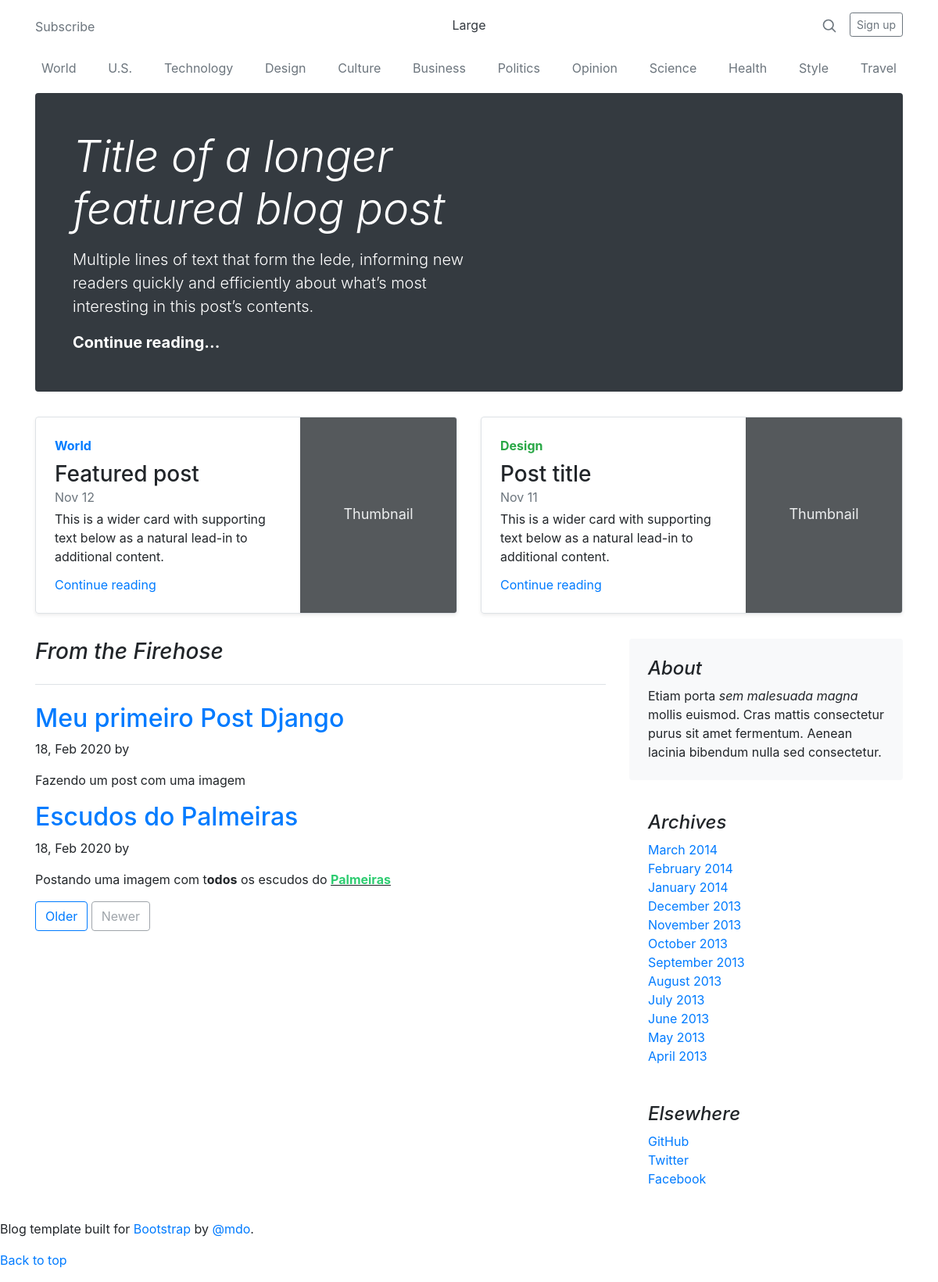
The page / on the database its author committed.
### blog/models.py (models this page shows, shortened)
class Post(models.Model):
    tituloPost = models.CharField(max_length=255)
    resumo = RichTextField()
    conteudo = RichTextUploadingField()
    autor = models.ForeignKey(User, on_delete=models.PROTECT)
    data_criacao = models.DateTimeField(auto_now_add=True)

### blog/views.py (the view)
# urls.py: 2. Add a URL to urlpatterns:  path('', views.home, name='home')
def home(request):
    posts = Post.objects.all
    return render(request, 'home.html', {'posts': posts})

### templates/home.html
{% extends 'layout.html' %}
{% block sub_header %}
<div class="jumbotron p-4 p-md-5 text-white rounded bg-dark">
    <div class="col-md-6 px-0">
      <h1 class="display-4 font-italic">Title of a longer featured blog post</h1>
      <p class="lead my-3">Multiple lines of text that form the lede, informing new readers quickly and efficiently about what’s most interesting in this post’s contents.</p>
      <p class="lead mb-0"><a href="#" class="text-white font-weight-bold">Continue reading...</a></p>
    </div>
  </div>
  <div class="row mb-2">
    <div class="col-md-6">
      <div class="row no-gutters border rounded overflow-hidden flex-md-row mb-4 shadow-sm h-md-250 position-relative">
        <div class="col p-4 d-flex flex-column position-static">
          <strong class="d-inline-block mb-2 text-primary">World</strong>
          <h3 class="mb-0">Featured post</h3>
          <div class="mb-1 text-muted">Nov 12</div>
          <p class="card-text mb-auto">This is a wider card with supporting text below as a natural lead-in to additional content.</p>
          <a href="#" class="stretched-link">Continue reading</a>
        </div>
        <div class="col-auto d-none d-lg-block">
          <svg class="bd-placeholder-img" width="200" height="250" xmlns="http://www.w3.org/2000/svg" preserveAspectRatio="xMidYMid slice" focusable="false" role="img" aria-label="Placeholder: Thumbnail"><title>Placeholder</title><rect width="100%" height="100%" fill="#55595c"/><text x="50%" y="50%" fill="#eceeef" dy=".3em">Thumbnail</text></svg>
        </div>
      </div>
    </div>
    <div class="col-md-6">
      <div class="row no-gutters border rounded overflow-hidden flex-md-row mb-4 shadow-sm h-md-250 position-relative">
        <div class="col p-4 d-flex flex-column position-static">
          <strong class="d-inline-block mb-2 text-success">Design</strong>
          <h3 class="mb-0">Post title</h3>
          <div class="mb-1 text-muted">Nov 11</div>
          <p class="mb-auto">This is a wider card with supporting text below as a natural lead-in to additional content.</p>
          <a href="#" class="stretched-link">Continue reading</a>
        </div>
        <div class="col-auto d-none d-lg-block">
          <svg class="bd-placeholder-img" width="200" height="250" xmlns="http://www.w3.org/2000/svg" preserveAspectRatio="xMidYMid slice" focusable="false" role="img" aria-label="Placeholder: Thumbnail"><title>Placeholder</title><rect width="100%" height="100%" fill="#55595c"/><text x="50%" y="50%" fill="#eceeef" dy=".3em">Thumbnail</text></svg>
        </div>
      </div>
    </div>
  </div>
{% endblock %}
{% block content %}
<h3 class="pb-4 mb-4 font-italic border-bottom">
        From the Firehose
      </h3>
      {% for p in posts %}
        <div class="blog-post">
          <h2 class="blog-post-title">
            <a href="/post/{{p.id}}"> {{ p.tituloPost }} </a>
          </h2>
          <p class="blog-post-meta">{{ p.data_criacao|date:'d, M Y' }} by <a href="#"> {{ p.autor.get_full_name }} </a></p>
          {{ p.resumo|safe }}
        </div>
      {% endfor %}
      <nav class="blog-pagination">
        <a class="btn btn-outline-primary" href="#">Older</a>
        <a class="btn btn-outline-secondary disabled" href="#" tabindex="-1" aria-disabled="true">Newer</a>
      </nav>
{% endblock %}

### templates/layout.html (style rules this page uses)
.bd-placeholder-img { font-size: 1.125rem; text-anchor: middle; -webkit-user-select: none; -moz-user-select: none; -ms-user-select: none; user-select: none; }

### rows shown on the page
Post: tituloPost "Meu primeiro Post Django", data_criacao "18, Feb 2020", resumo "Fazendo um post com uma imagem"
Post: tituloPost "Escudos do Palmeiras", data_criacao "18, Feb 2020", resumo "Postando uma imagem com t odos os escudos do Palmeiras"
